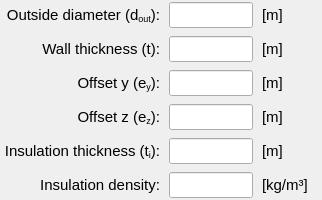
                  <widget class="QFrame" name="frame_2">
                   <property name="minimumSize">
                    <size>
                     <width>320</width>
                     <height>200</height>
                    </size>
                   </property>
                   <property name="maximumSize">
                    <size>
                     <width>330</width>
                     <height>280</height>
                    </size>
                   </property>
                   <property name="frameShape">
                    <enum>QFrame::NoFrame</enum>
                   </property>
                   <property name="frameShadow">
                    <enum>QFrame::Plain</enum>
                   </property>
                   <layout class="QGridLayout" name="gridLayout_2">
                    <property name="leftMargin">
                     <number>0</number>
                    </property>
                    <property name="topMargin">
                     <number>0</number>
                    </property>
                    <property name="rightMargin">
                     <number>0</number>
                    </property>
                    <property name="bottomMargin">
                     <number>0</number>
                    </property>
                    <property name="horizontalSpacing">
                     <number>9</number>
                    </property>
                    <property name="verticalSpacing">
                     <number>6</number>
                    </property>
                    <item row="0" column="2">
                     <widget class="QLabel" name="label_17">
                      <property name="minimumSize">
                       <size>
                        <width>60</width>
                        <height>26</height>
                       </size>
                      </property>
                      <property name="maximumSize">
                       <size>
                        <width>60</width>
                        <height>26</height>
                       </size>
                      </property>
                      <property name="font">
                       <font>
                        <family>MS Shell Dlg 2</family>
                        <pointsize>11</pointsize>
                        <weight>50</weight>
                        <italic>false</italic>
                        <bold>false</bold>
                       </font>
                      </property>
                      <property name="text">
                       <string>&lt;html&gt;&lt;head/&gt;&lt;body&gt;&lt;p&gt;[m]&lt;/p&gt;&lt;/body&gt;&lt;/html&gt;</string>
                      </property>
                      <property name="alignment">
                       <set>Qt::AlignLeading|Qt::AlignLeft|Qt::AlignVCenter</set>
                      </property>
                     </widget>
                    </item>
                    <item row="2" column="0">
                     <widget class="QLabel" name="label_22">
                      <property name="minimumSize">
                       <size>
                        <width>160</width>
                        <height>26</height>
                       </size>
                      </property>
                      <property name="maximumSize">
                       <size>
                        <width>174</width>
                        <height>26</height>
                       </size>
                      </property>
                      <property name="font">
                       <font>
                        <family>MS Shell Dlg 2</family>
                        <pointsize>11</pointsize>
                        <weight>50</weight>
                        <italic>false</italic>
                        <bold>false</bold>
                       </font>
                      </property>
                      <property name="text">
                       <string>&lt;html&gt;&lt;head/&gt;&lt;body&gt;&lt;p align=&quot;right&quot;&gt;Offset y (e&lt;span style=&quot; vertical-align:sub;&quot;&gt;y&lt;/span&gt;):&lt;/p&gt;&lt;/body&gt;&lt;/html&gt;</string>
                      </property>
                      <property name="alignment">
                       <set>Qt::AlignCenter</set>
                      </property>
                     </widget>
                    </item>
                    <item row="2" column="1">
                     <widget class="QLineEdit" name="lineEdit_offset_y">
                      <property name="minimumSize">
                       <size>
                        <width>84</width>
                        <height>26</height>
                       </size>
                      </property>
                      <property name="maximumSize">
                       <size>
                        <width>84</width>
                        <height>26</height>
                       </size>
                      </property>
                      <property name="font">
                       <font>
                        <family>MS Shell Dlg 2</family>
                        <pointsize>11</pointsize>
                        <weight>50</weight>
                        <italic>false</italic>
                        <bold>false</bold>
                       </font>
                      </property>
                      <property name="focusPolicy">
                       <enum>Qt::StrongFocus</enum>
                      </property>
                      <property name="styleSheet">
                       <string notr="true">color: rgb(255, 0, 0);</string>
                      </property>
                      <property name="alignment">
                       <set>Qt::AlignCenter</set>
                      </property>
                     </widget>
                    </item>
                    <item row="0" column="0">
                     <widget class="QLabel" name="label_20">
                      <property name="minimumSize">
                       <size>
                        <width>160</width>
                        <height>26</height>
                       </size>
                      </property>
                      <property name="maximumSize">
                       <size>
                        <width>174</width>
                        <height>26</height>
                       </size>
                      </property>
                      <property name="font">
                       <font>
                        <family>MS Shell Dlg 2</family>
                        <pointsize>11</pointsize>
                        <weight>50</weight>
                        <italic>false</italic>
                        <bold>false</bold>
                       </font>
                      </property>
                      <property name="text">
                       <string>&lt;html&gt;&lt;head/&gt;&lt;body&gt;&lt;p align=&quot;right&quot;&gt;Outside diameter (d&lt;span style=&quot; vertical-align:sub;&quot;&gt;out&lt;/span&gt;):&lt;/p&gt;&lt;/body&gt;&lt;/html&gt;</string>
                      </property>
                      <property name="alignment">
                       <set>Qt::AlignCenter</set>
                      </property>
                     </widget>
                    </item>
                    <item row="3" column="1">
                     <widget class="QLineEdit" name="lineEdit_offset_z">
                      <property name="minimumSize">
                       <size>
                        <width>84</width>
                        <height>26</height>
                       </size>
                      </property>
                      <property name="maximumSize">
                       <size>
                        <width>84</width>
                        <height>26</height>
                       </size>
                      </property>
                      <property name="font">
                       <font>
                        <family>MS Shell Dlg 2</family>
                        <pointsize>11</pointsize>
                        <weight>50</weight>
                        <italic>false</italic>
                        <bold>false</bold>
                       </font>
                      </property>
                      <property name="focusPolicy">
                       <enum>Qt::StrongFocus</enum>
                      </property>
                      <property name="styleSheet">
                       <string notr="true">color: rgb(255, 0, 0);</string>
                      </property>
                      <property name="alignment">
                       <set>Qt::AlignCenter</set>
                      </property>
                     </widget>
                    </item>
                    <item row="4" column="1">
                     <widget class="QLineEdit" name="lineEdit_insulation_thickness">
                      <property name="minimumSize">
                       <size>
                        <width>84</width>
                        <height>26</height>
                       </size>
                      </property>
                      <property name="maximumSize">
                       <size>
                        <width>84</width>
                        <height>26</height>
                       </size>
                      </property>
                      <property name="font">
                       <font>
                        <family>MS Shell Dlg 2</family>
                        <pointsize>11</pointsize>
                        <weight>50</weight>
                        <italic>false</italic>
                        <bold>false</bold>
                       </font>
                      </property>
                      <property name="focusPolicy">
                       <enum>Qt::StrongFocus</enum>
                      </property>
                      <property name="styleSheet">
                       <string notr="true">color: rgb(255, 0, 0);</string>
                      </property>
                      <property name="alignment">
                       <set>Qt::AlignCenter</set>
                      </property>
                     </widget>
                    </item>
                    <item row="4" column="2">
                     <widget class="QLabel" name="label_42">
                      <property name="minimumSize">
                       <size>
                        <width>60</width>
                        <height>26</height>
                       </size>
                      </property>
                      <property name="maximumSize">
                       <size>
                        <width>60</width>
                        <height>26</height>
                       </size>
                      </property>
                      <property name="font">
                       <font>
                        <family>MS Shell Dlg 2</family>
                        <pointsize>11</pointsize>
                        <weight>50</weight>
                        <italic>false</italic>
                        <bold>false</bold>
                       </font>
                      </property>
                      <property name="text">
                       <string>[m]</string>
                      </property>
                      <property name="alignment">
                       <set>Qt::AlignLeading|Qt::AlignLeft|Qt::AlignVCenter</set>
                      </property>
                     </widget>
                    </item>
                    <item row="5" column="1">
                     <widget class="QLineEdit" name="lineEdit_insulation_density">
                      <property name="minimumSize">
                       <size>
                        <width>84</width>
                        <height>26</height>
                       </size>
                      </property>
                      <property name="maximumSize">
                       <size>
                        <width>84</width>
                        <height>26</height>
                       </size>
                      </property>
                      <property name="font">
                       <font>
                        <family>MS Shell Dlg 2</family>
                        <pointsize>11</pointsize>
                        <weight>50</weight>
                        <italic>false</italic>
                        <bold>false</bold>
                       </font>
                      </property>
                      <property name="styleSheet">
                       <string notr="true">color: rgb(255, 0, 0);</string>
                      </property>
                      <property name="alignment">
                       <set>Qt::AlignCenter</set>
                      </property>
                     </widget>
                    </item>
                    <item row="5" column="2">
                     <widget class="QLabel" name="label_41">
                      <property name="minimumSize">
                       <size>
                        <width>60</width>
                        <height>26</height>
                       </size>
                      </property>
                      <property name="maximumSize">
                       <size>
                        <width>60</width>
                        <height>26</height>
                       </size>
                      </property>
                      <property name="font">
                       <font>
                        <family>MS Shell Dlg 2</family>
                        <pointsize>11</pointsize>
                        <weight>50</weight>
                        <italic>false</italic>
                        <bold>false</bold>
                       </font>
                      </property>
                      <property name="text">
                       <string>[kg/m³]</string>
                      </property>
                      <property name="alignment">
                       <set>Qt::AlignLeading|Qt::AlignLeft|Qt::AlignVCenter</set>
                      </property>
                     </widget>
                    </item>
                    <item row="3" column="0">
                     <widget class="QLabel" name="label_23">
                      <property name="minimumSize">
                       <size>
                        <width>160</width>
                        <height>26</height>
                       </size>
                      </property>
                      <property name="maximumSize">
                       <size>
                        <width>174</width>
                        <height>26</height>
                       </size>
                      </property>
                      <property name="font">
                       <font>
                        <family>MS Shell Dlg 2</family>
                        <pointsize>11</pointsize>
                        <weight>50</weight>
                        <italic>false</italic>
                        <bold>false</bold>
                       </font>
                      </property>
                      <property name="text">
                       <string>&lt;html&gt;&lt;head/&gt;&lt;body&gt;&lt;p align=&quot;right&quot;&gt;Offset z (e&lt;span style=&quot; vertical-align:sub;&quot;&gt;z&lt;/span&gt;):&lt;/p&gt;&lt;/body&gt;&lt;/html&gt;</string>
                      </property>
                      <property name="alignment">
                       <set>Qt::AlignCenter</set>
                      </property>
                     </widget>
                    </item>
                    <item row="5" column="0">
                     <widget class="QLabel" name="label_25">
                      <property name="minimumSize">
                       <size>
                        <width>160</width>
                        <height>26</height>
                       </size>
                      </property>
                      <property name="maximumSize">
                       <size>
                        <width>174</width>
                        <height>26</height>
                       </size>
                      </property>
                      <property name="font">
                       <font>
                        <family>MS Shell Dlg 2</family>
                        <pointsize>11</pointsize>
                        <weight>50</weight>
                        <italic>false</italic>
                        <bold>false</bold>
                       </font>
                      </property>
                      <property name="text">
                       <string>&lt;html&gt;&lt;head/&gt;&lt;body&gt;&lt;p align=&quot;right&quot;&gt;Insulation density:&lt;/p&gt;&lt;/body&gt;&lt;/html&gt;</string>
                      </property>
                      <property name="alignment">
                       <set>Qt::AlignCenter</set>
                      </property>
                     </widget>
                    </item>
                    <item row="4" column="0">
                     <widget class="QLabel" name="label_26">
                      <property name="minimumSize">
                       <size>
                        <width>160</width>
                        <height>26</height>
                       </size>
                      </property>
                      <property name="maximumSize">
                       <size>
                        <width>174</width>
                        <height>26</height>
                       </size>
                      </property>
                      <property name="font">
                       <font>
                        <family>MS Shell Dlg 2</family>
                        <pointsize>11</pointsize>
                        <weight>50</weight>
                        <italic>false</italic>
                        <bold>false</bold>
                       </font>
                      </property>
                      <property name="text">
                       <string>&lt;html&gt;&lt;head/&gt;&lt;body&gt;&lt;p align=&quot;right&quot;&gt;Insulation thickness (t&lt;span style=&quot; vertical-align:sub;&quot;&gt;i&lt;/span&gt;):&lt;/p&gt;&lt;/body&gt;&lt;/html&gt;</string>
                      </property>
                      <property name="alignment">
                       <set>Qt::AlignCenter</set>
                      </property>
                     </widget>
                    </item>
                    <item row="0" column="1">
                     <widget class="QLineEdit" name="lineEdit_outside_diameter">
                      <property name="minimumSize">
                       <size>
                        <width>84</width>
                        <height>26</height>
                       </size>
                      </property>
                      <property name="maximumSize">
                       <size>
                        <width>84</width>
                        <height>26</height>
                       </size>
                      </property>
                      <property name="font">
                       <font>
                        <family>MS Shell Dlg 2</family>
                        <pointsize>11</pointsize>
                        <weight>50</weight>
                        <italic>false</italic>
                        <bold>false</bold>
                       </font>
                      </property>
                      <property name="styleSheet">
                       <string notr="true">color: rgb(255, 0, 0);</string>
                      </property>
                      <property name="text">
                       <string/>
                      </property>
                      <property name="alignment">
                       <set>Qt::AlignCenter</set>
                      </property>
                     </widget>
                    </item>
                    <item row="1" column="2">
                     <widget class="QLabel" name="label_18">
                      <property name="minimumSize">
                       <size>
                        <width>60</width>
                        <height>26</height>
                       </size>
                      </property>
                      <property name="maximumSize">
                       <size>
                        <width>60</width>
                        <height>26</height>
                       </size>
                      </property>
                      <property name="font">
                       <font>
                        <family>MS Shell Dlg 2</family>
                        <pointsize>11</pointsize>
                        <weight>50</weight>
                        <italic>false</italic>
                        <bold>false</bold>
                       </font>
                      </property>
                      <property name="text">
                       <string>[m]</string>
                      </property>
                      <property name="alignment">
                       <set>Qt::AlignLeading|Qt::AlignLeft|Qt::AlignVCenter</set>
                      </property>
                     </widget>
                    </item>
                    <item row="2" column="2">
                     <widget class="QLabel" name="label_19">
                      <property name="minimumSize">
                       <size>
                        <width>60</width>
                        <height>26</height>
                       </size>
                      </property>
                      <property name="maximumSize">
                       <size>
                        <width>60</width>
                        <height>26</height>
                       </size>
                      </property>
                      <property name="font">
                       <font>
                        <family>MS Shell Dlg 2</family>
                        <pointsize>11</pointsize>
                        <weight>50</weight>
                        <italic>false</italic>
                        <bold>false</bold>
                       </font>
                      </property>
                      <property name="text">
                       <string>[m]</string>
                      </property>
                      <property name="alignment">
                       <set>Qt::AlignLeading|Qt::AlignLeft|Qt::AlignVCenter</set>
                      </property>
                     </widget>
                    </item>
                    <item row="1" column="1">
                     <widget class="QLineEdit" name="lineEdit_wall_thickness">
                      <property name="minimumSize">
                       <size>
                        <width>84</width>
                        <height>26</height>
                       </size>
                      </property>
                      <property name="maximumSize">
                       <size>
                        <width>84</width>
                        <height>26</height>
                       </size>
                      </property>
                      <property name="font">
                       <font>
                        <family>MS Shell Dlg 2</family>
                        <pointsize>11</pointsize>
                        <weight>50</weight>
                        <italic>false</italic>
                        <bold>false</bold>
                       </font>
                      </property>
                      <property name="focusPolicy">
                       <enum>Qt::StrongFocus</enum>
                      </property>
                      <property name="styleSheet">
                       <string notr="true">color: rgb(255, 0, 0);</string>
                      </property>
                      <property name="alignment">
                       <set>Qt::AlignCenter</set>
                      </property>
                     </widget>
                    </item>
                    <item row="3" column="2">
                     <widget class="QLabel" name="label_24">
                      <property name="minimumSize">
                       <size>
                        <width>60</width>
                        <height>26</height>
                       </size>
                      </property>
                      <property name="maximumSize">
                       <size>
                        <width>60</width>
                        <height>26</height>
                       </size>
                      </property>
                      <property name="font">
                       <font>
                        <family>MS Shell Dlg 2</family>
                        <pointsize>11</pointsize>
                        <weight>50</weight>
                        <italic>false</italic>
                        <bold>false</bold>
                       </font>
                      </property>
                      <property name="text">
                       <string>[m]</string>
                      </property>
                      <property name="alignment">
                       <set>Qt::AlignLeading|Qt::AlignLeft|Qt::AlignVCenter</set>
                      </property>
                     </widget>
                    </item>
                    <item row="1" column="0">
                     <widget class="QLabel" name="label_21">
                      <property name="minimumSize">
                       <size>
                        <width>160</width>
                        <height>26</height>
                       </size>
                      </property>
                      <property name="maximumSize">
                       <size>
                        <width>174</width>
                        <height>26</height>
                       </size>
                      </property>
                      <property name="font">
                       <font>
                        <family>MS Shell Dlg 2</family>
                        <pointsize>11</pointsize>
                        <weight>50</weight>
                        <italic>false</italic>
                        <bold>false</bold>
                       </font>
                      </property>
                      <property name="text">
                       <string>&lt;html&gt;&lt;head/&gt;&lt;body&gt;&lt;p align=&quot;right&quot;&gt;Wall thickness (t):&lt;/p&gt;&lt;/body&gt;&lt;/html&gt;</string>
                      </property>
                      <property name="alignment">
                       <set>Qt::AlignCenter</set>
                      </property>
                     </widget>
                    </item>
                   </layout>
                   <zorder>label_24</zorder>
                   <zorder>lineEdit_outside_diameter</zorder>
                   <zorder>lineEdit_offset_z</zorder>
                   <zorder>label_22</zorder>
                   <zorder>lineEdit_wall_thickness</zorder>
                   <zorder>lineEdit_offset_y</zorder>
                   <zorder>label_17</zorder>
                   <zorder>label_21</zorder>
                   <zorder>label_23</zorder>
                   <zorder>label_19</zorder>
                   <zorder>label_18</zorder>
                   <zorder>label_42</zorder>
                   <zorder>label_26</zorder>
                   <zorder>label_25</zorder>
                   <zorder>lineEdit_insulation_density</zorder>
                   <zorder>lineEdit_insulation_thickness</zorder>
                   <zorder>label_20</zorder>
                   <zorder>label_41</zorder>
                  </widget>
